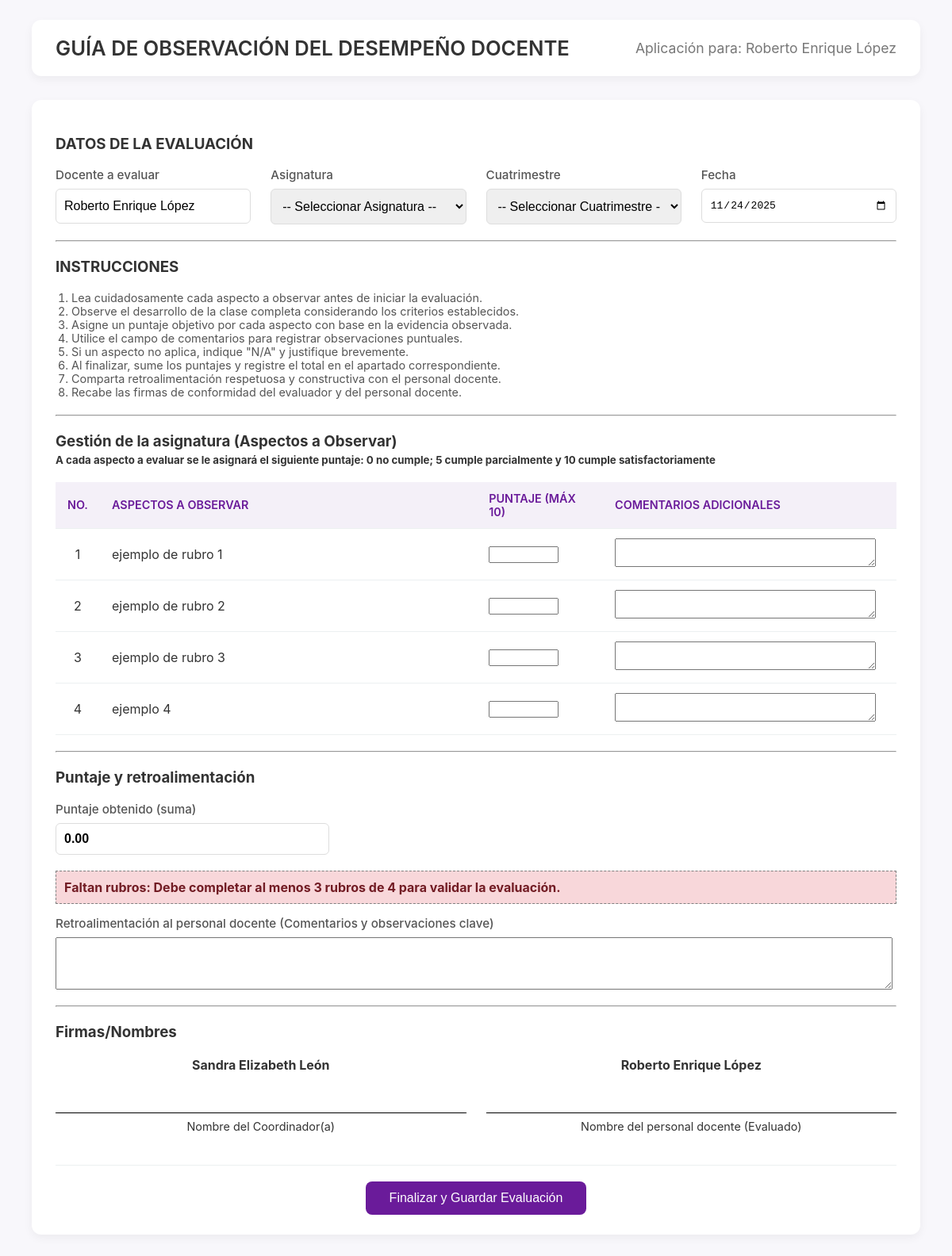
Page /index.php?controlador=aplicacion&accion=aplicar&id_app=17 (signed in) on the committed database.
### tables this page shows
CREATE TABLE `aplicacioninstrumento` (
  `id_aplicacion` int(11) NOT NULL AUTO_INCREMENT,
  `puntaje` decimal(5,2) NOT NULL,
  `observaciones` text DEFAULT NULL,
  `id_instrumento` int(11) DEFAULT NULL,
  `id_profesor` int(11) DEFAULT NULL,
  `id_periodo` int(11) DEFAULT NULL,
  `id_evaluador` int(11) DEFAULT NULL COMMENT 'ID del usuario (profesor.id_profesor) que realiza la evaluación',
  `estado` varchar(45) NOT NULL DEFAULT 'pendiente',
  `asignatura` varchar(255) DEFAULT NULL,
  `cuatrimestre` varchar(45) DEFAULT NULL,
  `fecha_evaluacion` date DEFAULT NULL,
  PRIMARY KEY (`id_aplicacion`),
  KEY `id_instrumento` (`id_instrumento`),
  KEY `id_profesor` (`id_profesor`),
  KEY `id_periodo` (`id_periodo`),
  KEY `id_evaluador` (`id_evaluador`),
  CONSTRAINT `aplicacioninstrumento_ibfk_1` FOREIGN KEY (`id_instrumento`) REFERENCES `instrumento` (`id_instrumento`) ON DELETE SET NULL ON UPDATE CASCADE,
  CONSTRAINT `aplicacioninstrumento_ibfk_2` FOREIGN KEY (`id_profesor`) REFERENCES `profesor` (`id_profesor`) ON DELETE SET NULL ON UPDATE CASCADE,
  CONSTRAINT `aplicacioninstrumento_ibfk_3` FOREIGN KEY (`id_periodo`) REFERENCES `periodo` (`id_periodo`) ON DELETE SET NULL ON UPDATE CASCADE,
  CONSTRAINT `aplicacioninstrumento_ibfk_4` FOREIGN KEY (`id_evaluador`) REFERENCES `profesor` (`id_profesor`) ON DELETE SET NULL ON UPDATE CASCADE
);

CREATE TABLE `profesor` (
  `id_profesor` int(11) NOT NULL AUTO_INCREMENT,
  `nombre` varchar(45) NOT NULL,
  `apellido_pa` varchar(45) NOT NULL,
  `apellido_ma` varchar(45) NOT NULL,
  `sexo` varchar(45) NOT NULL,
  `matricula` varchar(45) NOT NULL,
  `pass` varchar(255) NOT NULL,
  `rol` varchar(45) NOT NULL,
  `grado_academico` varchar(45) NOT NULL,
  PRIMARY KEY (`id_profesor`)
);

CREATE TABLE `rubro` (
  `id_rubro` int(11) NOT NULL AUTO_INCREMENT,
  `id_instrumento` int(11) NOT NULL,
  `texto_aspecto` text NOT NULL,
  `orden` int(11) NOT NULL,
  PRIMARY KEY (`id_rubro`),
  KEY `id_instrumento` (`id_instrumento`),
  CONSTRAINT `rubro_ibfk_1` FOREIGN KEY (`id_instrumento`) REFERENCES `instrumento` (`id_instrumento`) ON DELETE CASCADE ON UPDATE CASCADE
);

### app/controllers/AplicacionController.php (called while the page is built, shortened)
<?php
include_once "app/models/AplicacionModel.php";
include_once "app/models/RubroModel.php";
include_once "app/models/UserModel.php";
include_once "app/models/MateriaModel.php";
class AplicacionController {
    private $aplicacionModel;
    private $rubroModel;
    private $userModel;
    private $materiaModel;
    public function __construct($connection) {
        $this->aplicacionModel = new AplicacionModel($connection);
        $this->rubroModel = new RubroModel($connection);
        $this->userModel = new UserModel($connection);
        $this->materiaModel = new MateriaModel($connection);
    }
    public function aplicar() {
        $id_aplicacion = (int)$_GET['id_app'];
        $aplicacion_data = $this->aplicacionModel->consultarPorID($id_aplicacion);
        $rubros = $this->rubroModel->getRubrosPorInstrumento($aplicacion_data['id_instrumento']);
        $evaluador_data = $this->userModel->consultarPorID($aplicacion_data['id_evaluador']);
        $materias_disponibles = $this->materiaModel->consultarTodasMaterias();
        $cuatrimestres_disponibles = $this->aplicacionModel->getCuatrimestres();
        $datos = [
            'aplicacion' => $aplicacion_data,
            'rubros' => $rubros,
            'evaluador' => $evaluador_data,
            'materias_lista' => $materias_disponibles,
            'cuatrimestres_lista' => $cuatrimestres_disponibles
        ];
        include_once "app/views/aplicacion/llenar.php";
    }
}

### app/models/AplicacionModel.php (called while the page is built, shortened)
<?php
    class AplicacionModel {
        public $connection;
        public function __construct($connection) {
            $this->connection = $connection;
        }
        public function consultarPorID($id_aplicacion) {
            $sql = "
                SELECT
                    ai.id_aplicacion,
                    ai.id_instrumento,
                    ai.id_profesor,
                    ai.id_evaluador,
                    ai.id_periodo,
                    ai.estado,
                    p.nombre AS profesor_nombre,
                    p.apellido_pa AS profesor_apellido,
                    p.apellido_ma AS profesor_apellido_ma,
                    i.nombre AS instrumento_nombre,
                    pe.nombre AS periodo_nombre
                FROM
                    aplicacioninstrumento ai
                LEFT JOIN
                    profesor p ON ai.id_profesor = p.id_profesor
                LEFT JOIN
                    instrumento i ON ai.id_instrumento = i.id_instrumento
                LEFT JOIN
                    periodo pe ON ai.id_periodo = pe.id_periodo
                WHERE
                    ai.id_aplicacion = ?";
            $stmt = $this->connection->prepare($sql);
            $stmt->bind_param("i", $id_aplicacion);
            $stmt->execute();
            $result = $stmt->get_result();
            return $result->fetch_assoc();
        }
        public function getCuatrimestres() {
            return [
                '1°', '2°', '3°', '4°', '5°', '6°', '7°', '8°', '9°', '10°'
            ];
        }
    }

### app/models/RubroModel.php (called while the page is built, shortened)
<?php
class RubroModel {
    private $connection;
    public function __construct($connection) {
        $this->connection = $connection;
    }
    public function getRubrosPorInstrumento($id_instrumento) {
        $sql = "SELECT id_rubro, texto_aspecto, orden
                FROM rubro
                WHERE id_instrumento = ?
                ORDER BY orden ASC";
        $stmt = $this->connection->prepare($sql);
        $stmt->bind_param("i", $id_instrumento);
        $stmt->execute();
        $resultado = $stmt->get_result();
        return $resultado->fetch_all(MYSQLI_ASSOC);
    }
}
?>

### app/models/UserModel.php (called while the page is built, shortened)
<?php
    class UserModel{
        public $connection;
        public Function __construct($connection){
            $this -> connection = $connection;
        }
        public function consultarPorID($id_browser){
            $sql_statement = "SELECT id_profesor, matricula, nombre, apellido_pa, apellido_ma, sexo, pass, rol, grado_academico FROM profesor WHERE id_profesor = ?";
            $statement = $this -> connection -> prepare($sql_statement);
            $statement -> bind_param("i", $id_browser);
            $statement -> execute();
            $result = $statement -> get_result();
            return $result -> fetch_assoc();
        }
    }

### app/models/MateriaModel.php (called while the page is built, shortened)
<?php
class MateriaModel {
    public $connection;
    public function __construct($connection){
        $this->connection = $connection;
    }
    public function consultarTodasMaterias() {
        $sql = "SELECT id_materia, nombre_materia FROM materia ORDER BY nombre_materia";
        return $this->connection->query($sql);
    }
}

### app/views/aplicacion/llenar.php (the view, shortened to what this page needs)
<?php
$aplicacion = $datos['aplicacion'];
$rubros = $datos['rubros'];
$evaluador = $datos['evaluador'] ?? [];
$profesor_nombre_completo = htmlspecialchars($aplicacion['profesor_nombre'] . ' ' . $aplicacion['profesor_apellido'] ?? 'N/A');
$evaluador_nombre_completo = htmlspecialchars(($evaluador['nombre'] ?? 'Evaluador') . ' ' . ($evaluador['apellido_pa'] ?? ''));
$fecha_actual = date('Y-m-d');
?>
<!DOCTYPE html>
<html lang="es">
<head>
    <link rel="stylesheet" href="public/css/panel_style.css?v=<?php echo time(); ?>">
    <link rel="stylesheet" href="public/css/crud_style.css?v=<?php echo time(); ?>">
</head>
<body>
    <div class="main-container">
        <div class="main-content">
            <header class="module-header">
                <h1>GUÍA DE OBSERVACIÓN DEL DESEMPEÑO DOCENTE</h1>
                <p>Aplicación para: <?php echo $profesor_nombre_completo; ?></p>
            </header>
            <form action="index.php?controlador=aplicacion&accion=guardarAplicacion" method="POST" class="form-card">
                <h3>DATOS DE LA EVALUACIÓN</h3>
                <div class="form-grid" style="grid-template-columns: repeat(4, 1fr);">
                    <div class="form-field">
                        <label>Docente a evaluar</label>
                        <input type="text" value="<?php echo $profesor_nombre_completo; ?>" readonly>
                    </div>
                    <div class="form-field">
                        <label for="asignatura">Asignatura</label>
                        <select name="asignatura" id="asignatura" required>
                            <option value="">-- Seleccionar Asignatura --</option>
                        </select>
                    </div>
                    <div class="form-field">
                        <label for="cuatrimestre">Cuatrimestre</label>
                        <select name="cuatrimestre" id="cuatrimestre" required>
                            <option value="">-- Seleccionar Cuatrimestre --</option>
                        </select>
                    </div>
                    <div class="form-field">
                        <label for="fecha_evaluacion">Fecha</label>
                        <input type="date" name="fecha_evaluacion" id="fecha_evaluacion" value="<?php echo $fecha_actual; ?>" required>
                    </div>
                </div>
                <hr style="margin: 20px 0;">
                <h3>INSTRUCCIONES</h3>
                <ol style="padding-left: 20px; font-size: 0.9em; color: #555;">
                    <li>Lea cuidadosamente cada aspecto a observar antes de iniciar la evaluación.</li>
                    <li>Observe el desarrollo de la clase completa considerando los criterios establecidos.</li>
                    <li>Asigne un puntaje objetivo por cada aspecto con base en la evidencia observada.</li>
                    <li>Utilice el campo de comentarios para registrar observaciones puntuales.</li>
                    <li>Si un aspecto no aplica, indique "N/A" y justifique brevemente.</li>
                    <li>Al finalizar, sume los puntajes y registre el total en el apartado correspondiente.</li>
                    <li>Comparta retroalimentación respetuosa y constructiva con el personal docente.</li>
                    <li>Recabe las firmas de conformidad del evaluador y del personal docente.</li>
                </ol>
                <hr style="margin: 20px 0;">
                <h3>Gestión de la asignatura (Aspectos a Observar)</h3>
                <h5 style="margin-top: -15px; margin-bottom: 15px;">A cada aspecto a evaluar se le asignará el siguiente puntaje: 0 no cumple; 5 cumple parcialmente y 10 cumple satisfactoriamente</h5>
                <table class="data-table" style="width: 100%;">
                    <thead>
                        <tr>
                            <th style="width: 5%;">No.</th>
                            <th style="width: 45%;">Aspectos a observar</th>
                            <th style="width: 15%;">Puntaje (Máx 10)</th>
                            <th style="width: 35%;">Comentarios adicionales</th>
                        </tr>
                    </thead>
                    <tbody>
                        <?php
                        $contador = 1;
                        foreach ($rubros as $rubro):
                        ?>
                            <tr>
                                <td style="text-align: center;"><?php echo $contador++; ?></td>
                                <td><?php echo htmlspecialchars($rubro['texto_aspecto']); ?></td>
                                <td>
                                    <input type="number"
                                           class="puntaje-input"
                                           name="puntaje[<?php echo $rubro['id_rubro']; ?>]"
                                           id="puntaje-<?php echo $rubro['id_rubro']; ?>"
                                           min="0" max="10" step="5"
                                           required style="width: 80px; text-align: center;">
                                </td>
                                <td>
                                    <textarea name="comentarios[<?php echo $rubro['id_rubro']; ?>]" rows="2" style="width: 95%;"></textarea>
                                </td>
                            </tr>
                        <?php endforeach; ?>
                    </tbody>
                </table>
                <hr style="margin: 20px 0;">
                <h3>Puntaje y retroalimentación</h3>
                <div class="form-grid" style="grid-template-columns: 1fr 2fr;">
                    <div class="form-field">
                        <label for="puntaje_total">Puntaje obtenido (suma)</label>
                        <input type="number" name="puntaje_total" id="puntaje_total" value="0" readonly style="font-weight: bold; width: 100%; padding: 10px;">
                    </div>
                    <div class="form-field full-width" style="grid-column: 1 / -1;">
                        <div id="regla-retroalimentacion" style="padding: 10px; border: 1px dashed gray; font-weight: bold; margin-bottom: 15px;">
                        </div>
                        <label for="observaciones_generales">Retroalimentación al personal docente (Comentarios y observaciones clave)</label>
                        <textarea name="observaciones_generales" id="observaciones_generales" rows="4" style="width: 99%;"></textarea>
                    </div>
                </div>
                <hr style="margin: 20px 0;">
                <h3>Firmas/Nombres</h3>
                <div class="form-grid" style="grid-template-columns: 1fr 1fr; margin-top: 20px;">
                    <div style="text-align: center;">
                        <div style="font-weight: bold;"><?php echo $evaluador_nombre_completo; ?></div>
                        <hr style="border: none; border-top: 1px solid black; margin-top: 50px;">
                        <label style="display: block; margin-top: 5px; font-size: 0.9em;">Nombre del Coordinador(a)</label>
                    </div>
                    <div style="text-align: center;">
                        <div style="font-weight: bold;"><?php echo $profesor_nombre_completo; ?></div>
                        <hr style="border: none; border-top: 1px solid black; margin-top: 50px;">
                        <label style="display: block; margin-top: 5px; font-size: 0.9em;">Nombre del personal docente (Evaluado)</label>
                    </div>
                </div>
                <div class="button-group" style="margin-top: 40px; justify-content: center;">
                    <button type="submit" name="guardar_aplicacion" class="button-primary" style="padding: 12px 30px;">Finalizar y Guardar Evaluación</button>
                </div>
            </form>
        </div>
    </div>
</body>
</html>

### rows in the picture
aplicacioninstrumento: id_profesor.apellido_pa "Roberto Enrique López"
rubro: texto_aspecto "ejemplo de rubro 1"
rubro: texto_aspecto "ejemplo de rubro 2"
rubro: texto_aspecto "ejemplo de rubro 3"
rubro: texto_aspecto "ejemplo 4"
profesor: evaluador_nombre_completo "Sandra Elizabeth León"
